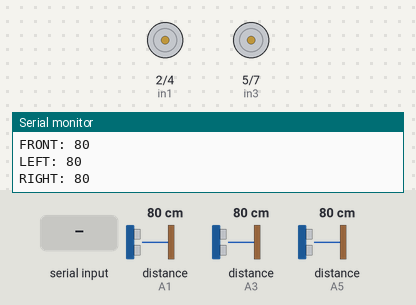
The sketch below on a simulated Arduino Uno, built with avr-gcc and run on an emulated ATmega328P. Parts: motor-driver pin pairs drawn as motors (green arrow = first pin HIGH = forward, orange = second pin HIGH = backward, longer = more drive, scaled by the enable pin), the last lines printed to the serial monitor. Wiring (inferred from the names in the program): 3 × ultrasonic range finder: trigger A0, echo A1 / trigger A2, echo A3 / trigger A4, echo A5. Inputs (shaded band) come from the test bench; at power-on: distance to the obstacle (sensors on A1, A3, A5) 80 cm. The echo pulse lasts 58.3 µs per cm.

Above: at 2.1 s.
2.2 s: "move forward\n" received over the second serial link
At 3.2 s:
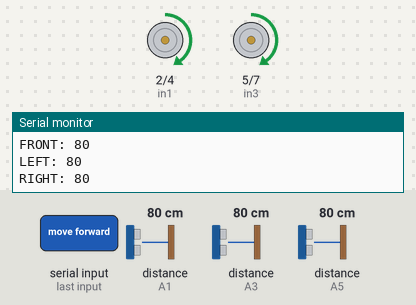
4.1 s: "move backward\n" received over the second serial link
At 6.4 s:
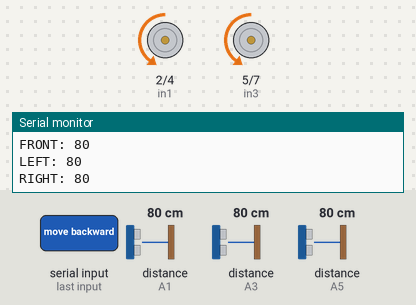
6.7 s: "turn left\n" received over the second serial link
At 8.4 s:
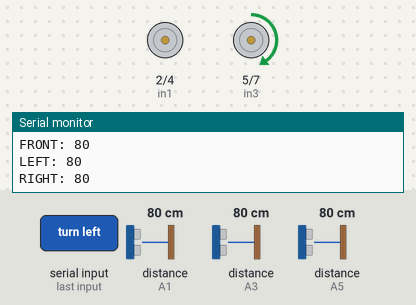
9.4 s: "turn right\n" received over the second serial link
At 11.7 s:
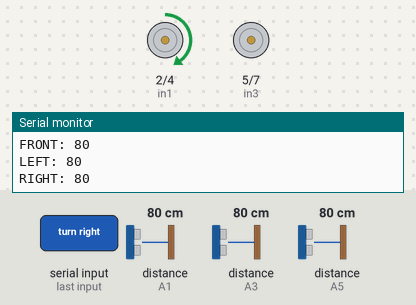
12.0 s: "stop\n" received over the second serial link
At 13.7 s:
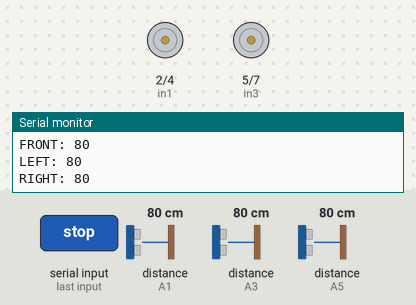
Timing chart, 0 to 15.2 s (numbered marks = the images above; inputs shaded):
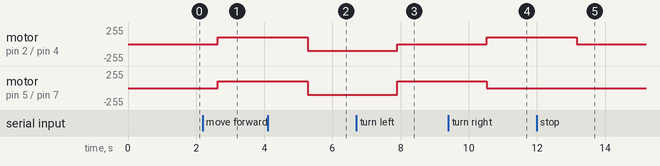

Measured:
- after the input at 2.2 s, motor on pin 2 (in1) / pin 4 (in2), motor on pin 5 (in3) / pin 7 (in4): stopped → forward 100/255 after 0.43 s
- after the input at 4.1 s, motor on pin 2 (in1) / pin 4 (in2), motor on pin 5 (in3) / pin 7 (in4): forward 100/255 → backward 100/255 after 1.2 s
- after the input at 6.7 s, motor on pin 2 (in1) / pin 4 (in2): backward 100/255 → stopped after 1.2 s; motor on pin 5 (in3) / pin 7 (in4): backward 100/255 → forward 100/255 after 1.2 s
- after the input at 9.4 s, motor on pin 2 (in1) / pin 4 (in2): stopped → forward 100/255 after 1.1 s; motor on pin 5 (in3) / pin 7 (in4): forward 100/255 → stopped after 1.1 s
- after the input at 12.0 s, motor on pin 2 (in1) / pin 4 (in2): forward 100/255 → stopped after 1.2 s

The sketch:

test1.ino
```cpp
#include <SoftwareSerial.h>

SoftwareSerial bt(12, 13);
int in1 = 2;
int in2 = 4;
int enA = 3;

int in3 = 5;
int in4 = 7;
int enB = 6;

int trigfront = A0; // Connect the trigger pin to analog pin A0
int echofront = A1; // Connect the echo pin to analog pin A1
int trigleft = A2;
int echoleft = A3;
int trigright = A4;
int echoright = A5;
long timeInMicroF;
long timeInMicroL;
long timeInMicroR;
long distancefront;
long distanceleft;
long distanceright;

void setup() {
  Serial.begin(9600);
  bt.begin(9600);
  pinMode(trigfront, OUTPUT);
  pinMode(echofront, INPUT);
  pinMode(trigleft, OUTPUT);
  pinMode(echoleft, INPUT);
  pinMode(trigright, OUTPUT);
  pinMode(echoright, INPUT);
  // put your setup code here, to run once:
  pinMode(enA, OUTPUT);
  pinMode(in1, OUTPUT);
  pinMode(in2, OUTPUT);
  pinMode(enB, OUTPUT);
  pinMode(in3, OUTPUT);
  pinMode(in4, OUTPUT);
  // moveForward();
  // delay(1500);
  // moveBackward();
  // delay(1500);
}

void loop() {
  // put your main code here, to run repeatedly:
  if (bt.available()) {
    // Read the incoming data until a newline character is received
    String data = bt.readStringUntil('\n');
    Serial.println(data);

    if (data.equals("move forward")) {
      moveForward();
    } else if (data.equals("move backward")) {
      moveBackward();
    } else if (data.equals("turn left")) {
      turnLeft();
    } else if (data.equals("turn right")) {
      turnRight();
    } else if (data.equals("stop")) {
      stopMotors();
    }
  }
//front part
  digitalWrite(trigfront, LOW);
  delayMicroseconds(2);
  digitalWrite(trigfront, HIGH);
  delayMicroseconds(10);
  digitalWrite(trigfront, LOW);

  timeInMicroF = pulseIn(echofront, HIGH);

  distancefront = ((timeInMicroF / 29) / 2);//distanceInCm

  Serial.println("FRONT: " + String(distancefront) + "\r");
  delay(100);


//left part
  digitalWrite(trigleft, LOW);
  delayMicroseconds(2);
  digitalWrite(trigleft, HIGH);
  delayMicroseconds(10);
  digitalWrite(trigleft, LOW);

  timeInMicroL = pulseIn(echoleft, HIGH);

  distanceleft = ((timeInMicroL / 29) / 2);

  Serial.println("LEFT: " + String(distanceleft) + "\r");
  delay(100);


//right part
  digitalWrite(trigright, LOW);
  delayMicroseconds(2);
  digitalWrite(trigright, HIGH);
  delayMicroseconds(10);
  digitalWrite(trigright, LOW);

  timeInMicroR = pulseIn(echoright, HIGH);

  distanceright = ((timeInMicroR / 29) / 2);

  Serial.println("RIGHT: " + String(distanceright) + "\r");
  delay(100);

  delay(1000);
}

void moveForward() {
  digitalWrite(in1, HIGH);
  digitalWrite(in2, LOW);
  digitalWrite(in3, HIGH);
  digitalWrite(in4, LOW);
  analogWrite(enA, 100);
  analogWrite(enB, 100);
}

void moveBackward() {
  digitalWrite(in1, LOW);
  digitalWrite(in2, HIGH);
  digitalWrite(in3, LOW);
  digitalWrite(in4, HIGH);
  analogWrite(enA, 100);
  analogWrite(enB, 100);
}

void stopMotors() {
  digitalWrite(in1, LOW);
  digitalWrite(in2, LOW);
  digitalWrite(in3, LOW);
  digitalWrite(in4, LOW);
  analogWrite(enA, 100);
  analogWrite(enB, 100);
}

void turnLeft() {
  digitalWrite(in1, LOW);
  digitalWrite(in2, LOW);
  digitalWrite(in3, HIGH);
  digitalWrite(in4, LOW);
  analogWrite(enA, 100);
  analogWrite(enB, 100);
}

void turnRight() {
  digitalWrite(in1, HIGH);
  digitalWrite(in2, LOW);
  digitalWrite(in3, LOW);
  digitalWrite(in4, LOW);
  analogWrite(enA, 100);
  analogWrite(enB, 100);
}
```
